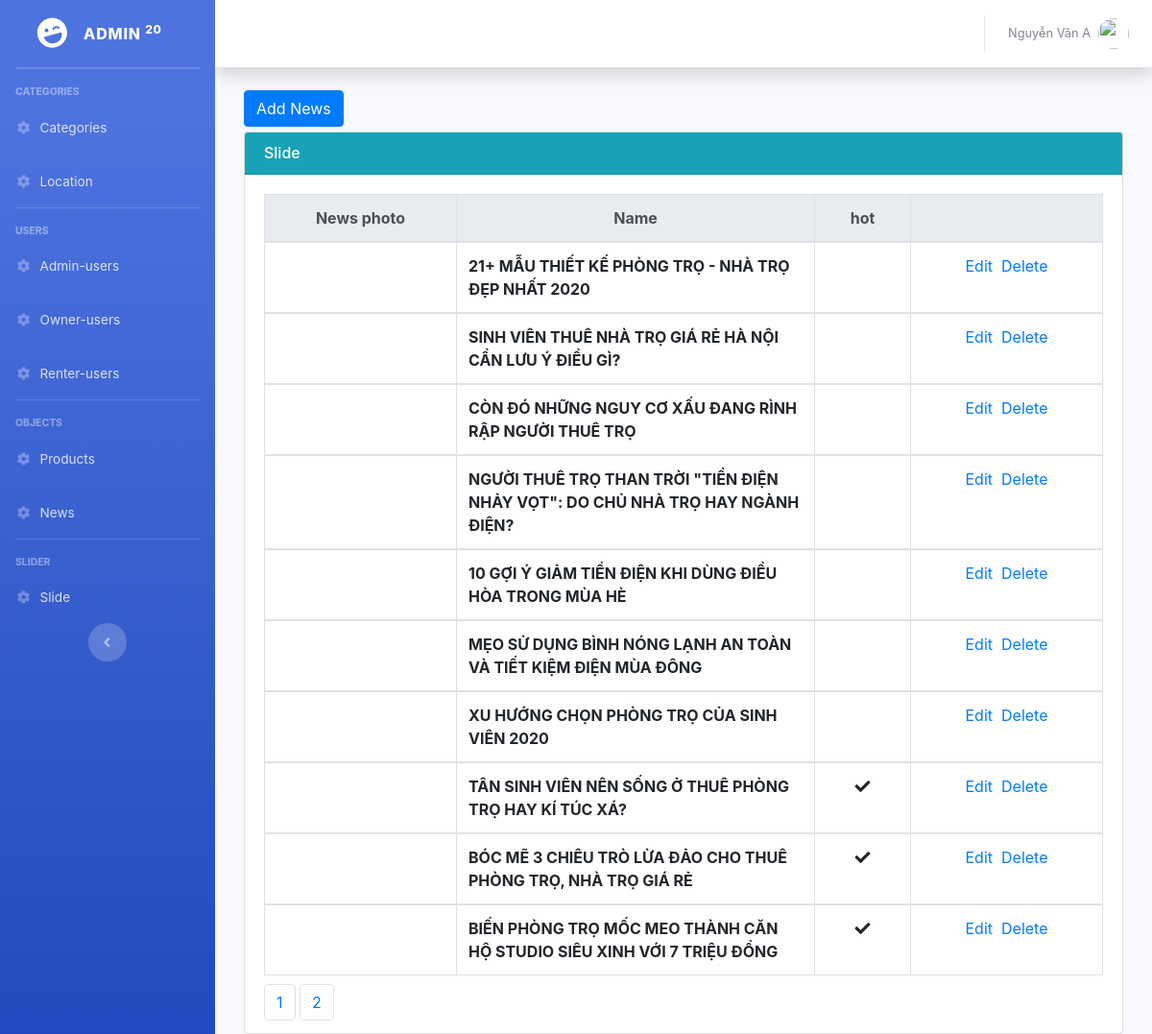
The app's page /Backend/Admin/index.php?controller=news&action=read (signed in), older data.
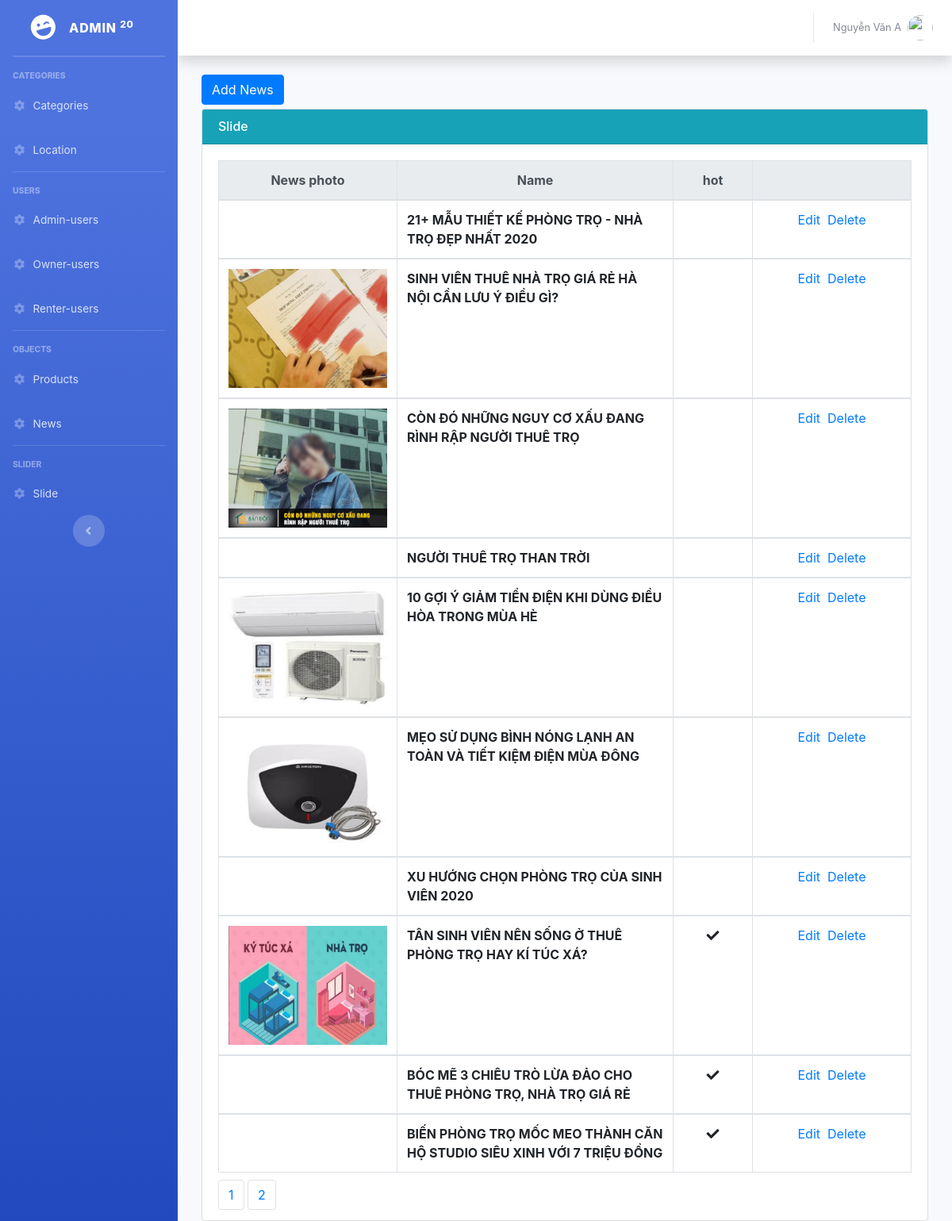
The same page, newer data.
### tables this page shows
CREATE TABLE `news` (
  `id` int(11) NOT NULL,
  `name` varchar(500) NOT NULL,
  `description` varchar(4000) NOT NULL,
  `detail_content` text NOT NULL,
  `photo` varchar(500) NOT NULL,
  `hot` int(11) NOT NULL
);

### Backend/Admin/Controllers/NewsController.php (called while the page is built, shortened)
<?php
	include "Models/NewsModel.php";
	class NewsController extends NewsModel{
		public function read(){
			$recordPerPage = 10;
			$numPage = ceil($this->modelTotal()/$recordPerPage);
			$listRecord = $this->modelRead($recordPerPage);
			include "Views/NewsView.php";
		}
	}
 ?>

### Backend/Admin/Models/NewsModel.php (called while the page is built, shortened)
<?php
	class NewsModel{
		public function modelRead($recordPerPage){
			$total = $this->modelTotal();
			$numPage = ceil($total/$recordPerPage);
			$page = isset($_GET["p"]) && $_GET["p"] > 0 ? $_GET["p"]-1 : 0;
			$from = $page * $recordPerPage;
			$conn = Connection::getInstance();
			$query = $conn->query("select * from news order by id desc limit $from, $recordPerPage");
			return $query->fetchAll();
		}
		public function modelTotal(){
			$conn = Connection::getInstance();
			$query = $conn->query("select id from news order by id desc");
			return $query->rowCount();
		}
	}
 ?>

### Backend/Admin/Views/NewsView.php (the view, shortened to what this page needs)
<div class="col-md-12" >
    <div style="margin-bottom:5px;">
        <a href="index.php?controller=news&action=create" class="btn btn-primary">Add News</a>
    </div>
    <div class="card card-primary">
       <h6 class="card-header bg-info" style="color: white">Slide</h6>
        <div class="card-body">
            <table class="table table-bordered">
              <thead class="thead-light">
                <tr style="text-align: center;">
                  <th scope="col" style="width: 200px;">News photo</th>
                  <th scope="col" >Name</th>
                  <th scope="col" style="width: 100px;" >hot</th>
                  <th scope="col" style="width:200px;"></th>
                </tr>
              </thead>
              <?php foreach($listRecord as $rows): ?>
              <tbody>
                <tr >
                  <td>
                    <?php if($rows->photo != "" && file_exists('../../Assets/Upload/News/'.$rows->photo)): ?>
                      <img src="../../Assets/Upload/News/<?php echo $rows->photo; ?>" style="width:200px;">
                    <?php endif; ?>
                  </td>
                  <th><?php echo $rows->name;?></th>
                   <th style="text-align: center;">
                        <?php if($rows->hot == 1): ?>
                            <span class="fa fa-check"></span>
                        <?php endif; ?>
                    </th>
                  <td style="text-align:center;">
                    <a href="index.php?controller=news&action=update&id=<?php echo $rows->id; ?>">Edit</a>&nbsp;
                    <a href="index.php?controller=news&action=delete&id=<?php echo $rows->id; ?>" onclick="return window.confirm('Are you sure?');">Delete</a>
                  </td>
                </tr>
              </tbody>
              <?php endforeach; ?>
            </table>
            <ul class="pagination">
                <li class="page-item">
                    <?php for($i = 1; $i <= $numPage; $i++): ?>
                    <a href="index.php?controller=news&action=read&p=<?php echo $i; ?>" class="page-link"><?php echo $i; ?></a>
                    <?php endfor; ?>
                </li>
            </ul>
        </div>
    </div>
</div>

### Backend/Admin/index.php (shortened to what this page needs)
<?php
	$controller = isset($_GET["controller"]) ? $_GET["controller"] : "";
	$classController = $controller."Controller";
	$fileController = "Controllers/".ucfirst($controller)."Controller.php";
	if(!isset($_SESSION["email"])){
			include "Views/LayoutLoginView.php";
	}else{
		include "Views/LayoutView.php";
	}
?>

### Backend/Admin/Views/LayoutView.php (shortened to what this page needs)
<!DOCTYPE html>
<html lang="en">
<head>
  <link href="../../Assets/Backend/vendor/fontawesome-free/css/all.min.css" rel="stylesheet" type="text/css">
  <link href="../../Assets/Backend/css/sb-admin-2.min.css" rel="stylesheet">
  <link rel="stylesheet" href="../../Assets/Backend/css/bootstrap.min.css">
</head>
<body id="page-top">
  <div id="wrapper">
    <ul class="navbar-nav bg-gradient-primary sidebar sidebar-dark accordion" id="accordionSidebar">
      <a class="sidebar-brand d-flex align-items-center justify-content-center" href="index.html">
        <div class="sidebar-brand-icon rotate-n-15">
          <i class="fas fa-laugh-wink"></i>
        </div>
        <div class="sidebar-brand-text mx-3">Admin <sup>20</sup></div>
      </a>
      <hr class="sidebar-divider my-0">
      <hr class="sidebar-divider">
      <div class="sidebar-heading">
        Categories
      </div>
      <li class="nav-item">
        <a class="nav-link" href="index.php?controller=categories&action=read">
          <i class="fas fa-fw fa-cog"></i>
          <span>Categories</span></a>
      </li>
      <li class="nav-item">
        <a class="nav-link" href="index.php?controller=location&action=read">
          <i class="fas fa-fw fa-cog"></i>
          <span>Location</span></a>
      </li>
      <hr class="sidebar-divider">
      <div class="sidebar-heading">
        Users
      </div>
      <li class="nav-item">
        <a class="nav-link" href="index.php?controller=adminUsers&action=read">
          <i class="fas fa-fw fa-cog"></i>
          <span>Admin-users</span></a>
      </li>
      <li class="nav-item">
        <a class="nav-link" href="index.php?controller=ownerUsers&action=read">
          <i class="fas fa-fw fa-cog"></i>
          <span>Owner-users</span></a>
      </li>
      <li class="nav-item">
        <a class="nav-link" href="index.php?controller=renterUsers&action=read">
          <i class="fas fa-fw fa-cog"></i>
          <span>Renter-users</span></a>
      </li>
      <hr class="sidebar-divider d-none d-md-block">
      <div class="sidebar-heading">
        Objects
      </div>
      <li class="nav-item">
        <a class="nav-link" href="index.php?controller=products&action=read">
          <i class="fas fa-fw fa-cog"></i>
          <span>Products</span></a>
      </li>
      <li class="nav-item">
        <a class="nav-link" href="index.php?controller=news&action=read">
          <i class="fas fa-fw fa-cog"></i>
          <span>News</span></a>
      </li>
      <hr class="sidebar-divider d-none d-md-block">
      <div class="sidebar-heading">
        Slider
      </div>
      <li class="nav-item">
        <a class="nav-link" href="index.php?controller=slide&action=read">
          <i class="fas fa-fw fa-cog"></i>
          <span>Slide</span></a>
      </li>
      <div class="text-center d-none d-md-inline">
        <button class="rounded-circle border-0" id="sidebarToggle"></button>
      </div>
    </ul>
    <div id="content-wrapper" class="d-flex flex-column">
      <div id="content">
        <nav class="navbar navbar-expand navbar-light bg-white topbar mb-4 static-top shadow">
          <ul class="navbar-nav ml-auto">
            <li class="nav-item dropdown no-arrow">
              <a class="nav-link dropdown-toggle" href="#" id="userDropdown" role="button" data-toggle="dropdown" aria-haspopup="true" aria-expanded="false">
                <span class="mr-2 d-none d-lg-inline text-gray-600 small">
                  <?php echo $_SESSION["AdminName"]; ?>
                </span>
                <img class="img-profile rounded-circle" src="https://source.unsplash.com/QAB-WJcbgJk/60x60">
              </a>
            </li>
          </ul>
        </nav>
      <div class="container-fluid">
          <?php
            if(file_exists($fileController)){
                if(class_exists($classController)){
                    $obj= new $classController();
                    $obj->$action();
                }
            }
          ?>
      </div>
    </div>
  </div>
</body>
</html>

### Backend/Admin/Views/NewsView.php (style rules this page uses)
.pagination { padding:0px; margin:0px; }
.page-link { display: inline; }

Row changes from the older to the newer data that the page shows:
changed news "SINH VIÊN THUÊ NHÀ TRỌ GIÁ RẺ HÀ NỘI CẦN LƯU Ý ĐIỀU GÌ?": photo: picture added
changed news "CÒN ĐÓ NHỮNG NGUY CƠ XẤU ĐANG RÌNH RẬP NGƯỜI THUÊ TRỌ": photo: picture added
changed news: name "NGƯỜI THUÊ TRỌ THAN TRỜI \"TIỀN ĐIỆN NHẢY VỌT\": DO CHỦ NHÀ TRỌ HAY NGÀNH ĐIỆN?" → "NGƯỜI THUÊ TRỌ THAN TRỜI"
changed news "10 GỢI Ý GIẢM TIỀN ĐIỆN KHI DÙNG ĐIỀU HÒA TRONG MÙA HÈ": photo: picture added
changed news "MẸO SỬ DỤNG BÌNH NÓNG LẠNH AN TOÀN VÀ TIẾT KIỆM ĐIỆN MÙA ĐÔNG": photo: picture added
changed news "TÂN SINH VIÊN NÊN SỐNG Ở THUÊ PHÒNG TRỌ HAY KÍ TÚC XÁ?": photo: picture added
